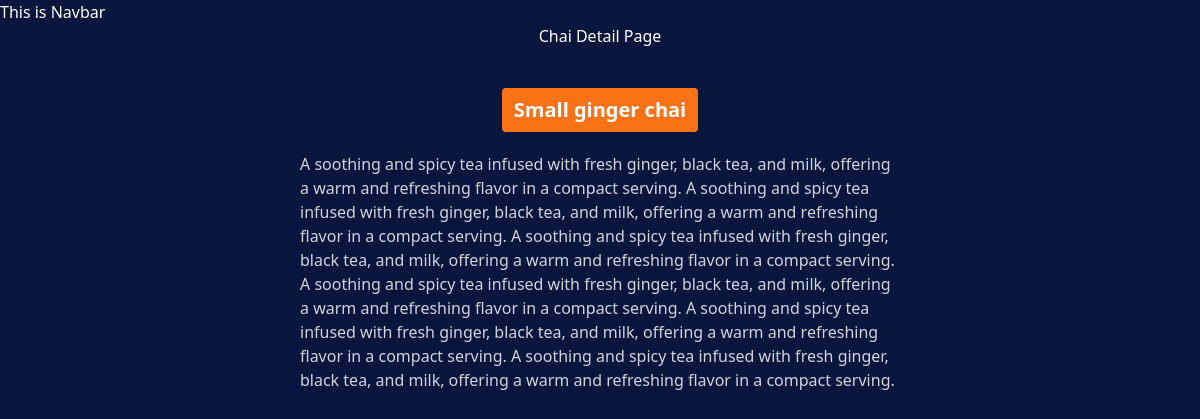
/chai/1, run on the app's committed database.
### chai/models.py (models this page shows, shortened)
class ChaiVariety(models.Model):
    CHAI_TYPE_CHOICE = [
        ('ML', 'Masala Chai'),
        ('GC', 'Ginger Chai'),
        ('KC', 'Kadak Chai'),
        ('CC', 'Cardamom Chai'),
        ('SC', 'Sulemani Chai'),
    ]
    name = models.CharField(max_length=100)
    image = models.ImageField(upload_to='chais/')
    date_added = models.DateTimeField(default=timezone.now)
    type = models.CharField(max_length=2, choices=CHAI_TYPE_CHOICE)
    description = models.TextField(default='')

### chai/views.py (the view)
# urls.py: path('<int:chai_id>', views.chai_detail, name='chai_detail'),
def chai_detail(request, chai_id):
    chai = get_object_or_404(ChaiVariety, pk=chai_id)
    return render(request, 'chai/chai_detail.html', {'chai': chai})

### chai/templates/chai/chai_detail.html (shortened to what this page needs)
{% extends "layout.html" %}
{% block content %}
    <h1>Chai Detail Page</h1>
    <div class = "mt-10 flex justify-center items-center">
        <div class=" bg-orange-500 rounded py-2 px-3 text-xl font-bold">
            {{chai.name}}
        </div>
    </div>
    <div class="mt-5 ml-[25%] mr-[25%] text-gray-300 flex justify-center items-center">
        {{chai.description}}
    </div>
{% endblock %}

### static/style.css (style rules this page uses)
body { background-color: #08153d; color: #FFFFFF; }
h1 { text-align: center; font-size: 2em; }

### data on the page
ChaiVariety: name "Small ginger chai", description "A soothing and spicy tea infused with fresh ginger, black tea, and milk, offering a warm and refreshing flavor in a compact serving. A soothing and spicy tea infused with fresh ginger, black tea, and milk, offering a warm and refreshing flavor in a compact serving. A soothing and spicy tea infused with fresh ginger, black tea, and milk, offering a warm and refreshing flavor in a compact serving. A soothing and spicy tea infused with fresh ginger, black tea, and milk, offering a warm and refreshing flavor in a compact serving. A soothing and spicy tea infused with fresh ginger, black tea, and milk, offering a warm and refreshing flavor in a compact serving. A soothing and spicy tea infused…"
